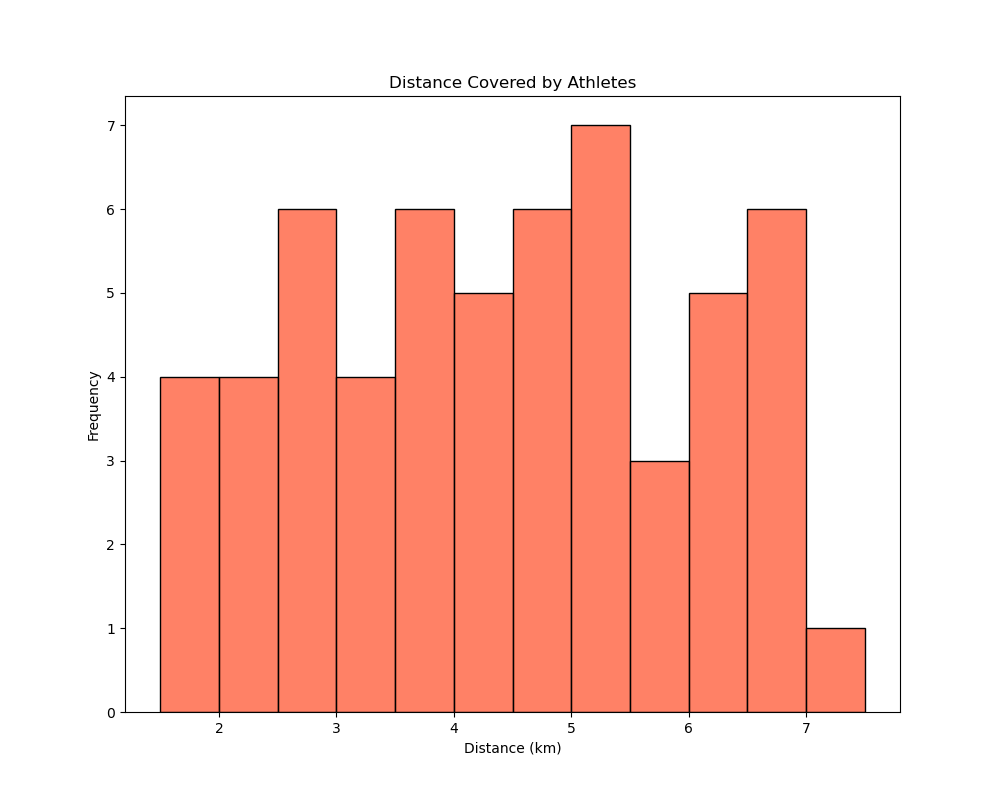

This figure's Python source:

import seaborn as sns
import matplotlib.pyplot as plt

# Data: Distance covered by athletes in kilometers
distance_data = [2.1, 3.3, 1.5, 4.0, 2.7, 3.8, 4.5, 5.2, 2.6, 4.1, 3.9, 4.8, 5.5, 6.3, 
                 1.8, 2.9, 3.7, 4.6, 5.0, 6.2, 2.1, 4.4, 5.1, 6.1, 6.9, 2.4, 3.8, 4.9, 
                 5.3, 6.0, 2.5, 3.9, 4.5, 5.7, 6.4, 2.7, 3.1, 4.0, 5.2, 6.6, 2.8, 3.6, 
                 4.3, 5.1, 6.5, 3.0, 3.2, 4.6, 5.4, 6.7, 6.8, 5.9, 6.6, 7.1, 1.9, 2.0, 
                 1.7]

# Set the size of the chart
plt.figure(figsize=(10, 8))

# Create a histogram with vertical orientation
sns.histplot(data=distance_data, kde=False, color="#ff5733", binwidth=0.5, orientation='vertical')

# Set chart title and labels
plt.title('Distance Covered by Athletes')
plt.ylabel('Frequency')
plt.xlabel('Distance (km)')

# Show the plot
plt.show()
